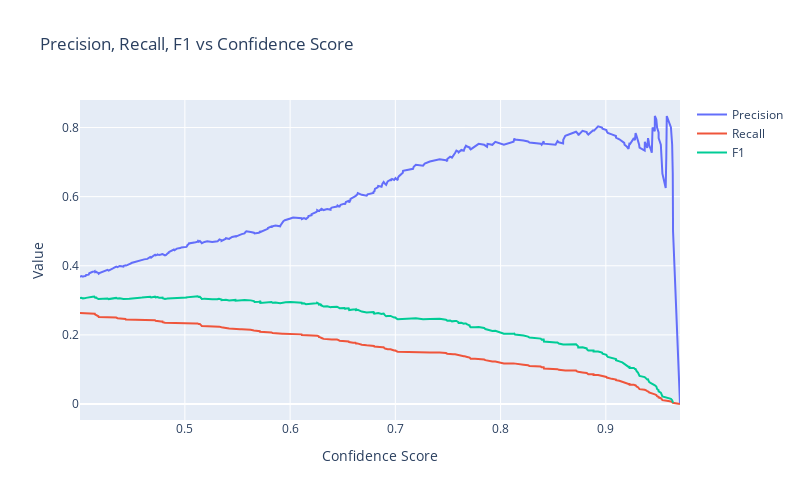

The cell this chart's notebook holds for it:
### Code cell
sort_indices = np.argsort(scores)[::-1]
tps_sum = np.cumsum(tps[sort_indices])
fps_sum = np.cumsum(fps[sort_indices])
scores_sorted = scores[sort_indices]

# Precision and recall
precision = tps_sum / (tps_sum + fps_sum)
recall = tps_sum / n_positives
f1 = 2 * precision * recall / (precision + recall)

# Precision, Recall, F1 vs Score
# use plotly
import plotly.graph_objects as go

fig = go.Figure()
fig.add_trace(go.Scatter(x=scores_sorted, y=precision, mode='lines', name='Precision'))
fig.add_trace(go.Scatter(x=scores_sorted, y=recall, mode='lines', name='Recall'))
fig.add_trace(go.Scatter(x=scores_sorted, y=f1, mode='lines', name='F1'))

fig.update_layout(title="Precision, Recall, F1 vs Confidence Score",
                    xaxis_title="Confidence Score", yaxis_title="Value",
                    width=800, height=500)
fig.show()

### Figure 1 — Plotly figure (JSON) as saved in the notebook; plotly's stock layout.template omitted (floating-point values rounded to 4 significant figures; data arrays with more than 128 entries replaced by an {"elided": "..."} marker saying what was removed)
{"data": [{"mode": "lines", "name": "Precision", "type": "scatter", "x": {"elided": "383 float values"}, "y": {"elided": "383 float values"}}, {"mode": "lines", "name": "Recall", "type": "scatter", "x": {"elided": "383 float values"}, "y": {"elided": "383 float values"}}, {"mode": "lines", "name": "F1", "type": "scatter", "x": {"elided": "383 float values"}, "y": {"elided": "383 float values"}}], "layout": {"height": 500, "title": {"text": "Precision, Recall, F1 vs Confidence Score"}, "width": 800, "xaxis": {"title": {"text": "Confidence Score"}}, "yaxis": {"title": {"text": "Value"}}}}
